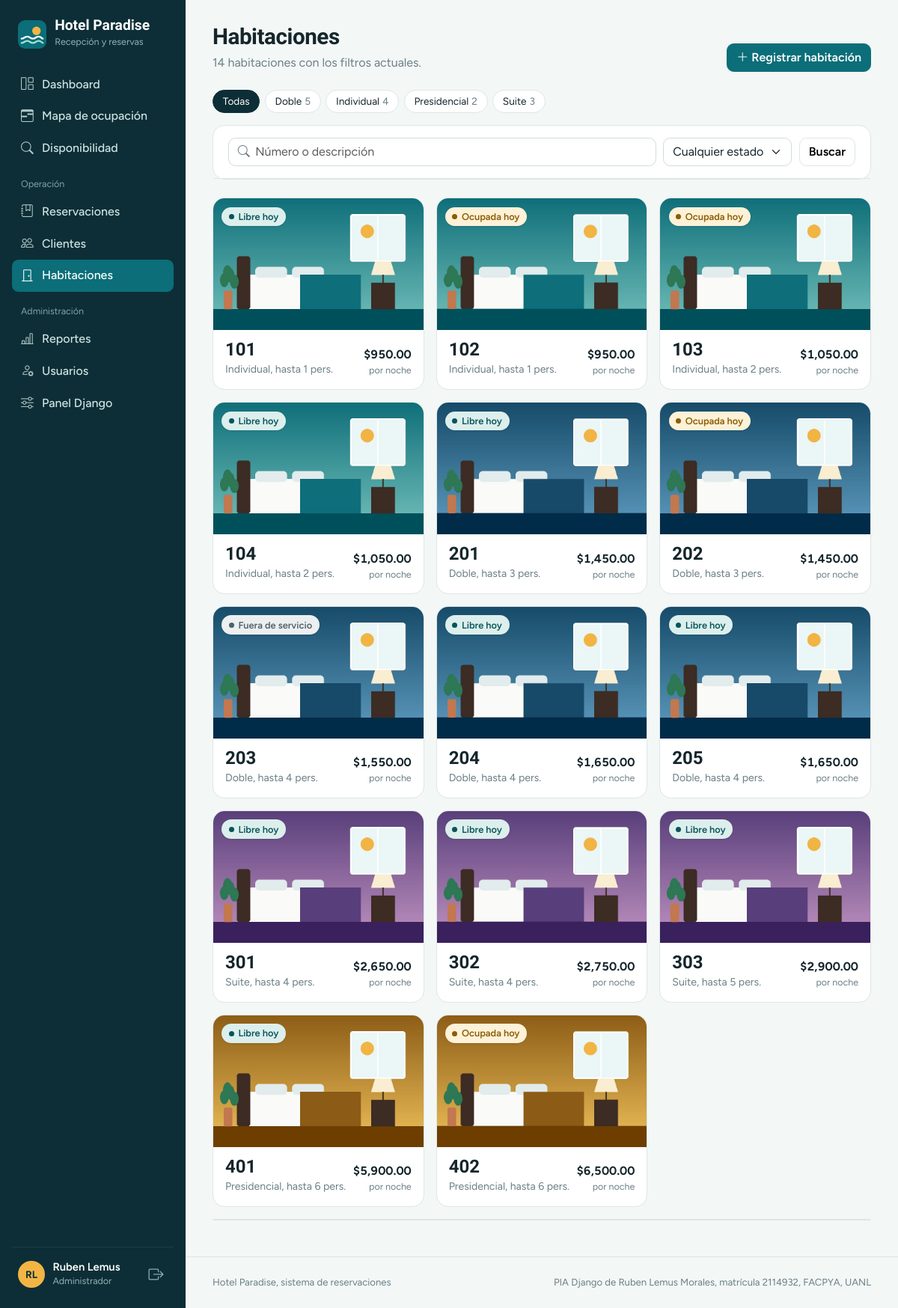
The app's page /habitaciones/ (signed in) with its own data.
### habitaciones/models.py (models this page shows, shortened)
class Habitacion(models.Model):
    class Tipo(models.TextChoices):
        INDIVIDUAL = "individual", "Individual"
        DOBLE = "doble", "Doble"
        SUITE = "suite", "Suite"
        PRESIDENCIAL = "presidencial", "Presidencial"
    numero = models.PositiveIntegerField(
        "número",
        unique=True,
        validators=[MinValueValidator(1)],
        error_messages={"unique": "Ya existe una habitación con este número."},
    )
    tipo = models.CharField(max_length=20, choices=Tipo.choices, default=Tipo.DOBLE)
    precio_noche = models.DecimalField(
        "precio por noche",
        max_digits=10,
        decimal_places=2,
        validators=[MinValueValidator(Decimal("0.01"))],
    )
    capacidad = models.PositiveSmallIntegerField(
        validators=[MinValueValidator(1), MaxValueValidator(12)],
        help_text="Número máximo de huéspedes.",
    )
    disponible = models.BooleanField(
        default=True,
        help_text="Desmárcala para sacar la habitación de servicio (mantenimiento, remodelación).",
    )
    imagen = models.ImageField(upload_to="habitaciones/", blank=True, null=True)
    descripcion = models.TextField("descripción", blank=True)
    creada = models.DateTimeField(auto_now_add=True)
    actualizada = models.DateTimeField(auto_now=True)
    class Meta:
        ordering = ["numero"]
        verbose_name = "habitación"
        verbose_name_plural = "habitaciones"
    def get_absolute_url(self):
        return reverse("habitaciones:detalle", args=[self.pk])

### habitaciones/views.py (the view, shortened to what this page needs)
# urls.py: path("", views.HabitacionListView.as_view(), name="lista"),
class HabitacionListView(LoginRequiredMixin, ListView):
    model = Habitacion
    template_name = "habitaciones/lista.html"
    context_object_name = "habitaciones"
    paginate_by = 16
    def get_queryset(self):
        qs = Habitacion.objects.all()
        self.filtro = FiltroHabitacionForm(self.request.GET or None)
        self.ocupadas = ids_ocupadas_en(date.today())
        return qs
    def get_context_data(self, **kwargs):
        ctx = super().get_context_data(**kwargs)
        ctx["filtro"] = self.filtro
        ctx["ocupadas"] = self.ocupadas
        ctx["resumen_tipos"] = (
            Habitacion.objects.values("tipo").annotate(n=Count("id")).order_by("tipo")
        )
        etiquetas = dict(Habitacion.Tipo.choices)
        for r in ctx["resumen_tipos"]:
            r["etiqueta"] = etiquetas.get(r["tipo"], r["tipo"])
        return ctx

### habitaciones/forms.py
class FiltroHabitacionForm(forms.Form):
    q = forms.CharField(required=False, label="Buscar",
                        widget=forms.TextInput(attrs={"placeholder": "Número o descripción"}))
    tipo = forms.ChoiceField(required=False, choices=[("", "Todos los tipos")] + list(Habitacion.Tipo.choices))
    estado = forms.ChoiceField(
        required=False,
        choices=[("", "Cualquier estado"), ("libre", "Libre hoy"), ("ocupada", "Ocupada hoy"),
                 ("fuera", "Fuera de servicio")],
    )

### core/context_processors.py (called while the page is built)
def proyecto(request):
    return {
        "PROYECTO": settings.PROYECTO,
        "es_admin": es_admin(request.user),
        "rol_usuario": rol_de(request.user),
    }

### core/permisos.py (called while the page is built)
def es_admin(user):
    return user.is_authenticated and (
        user.is_superuser or user.groups.filter(name=GRUPO_ADMIN).exists()
    )

def rol_de(user):
    if not user.is_authenticated:
        return ""
    if es_admin(user):
        return GRUPO_ADMIN
    return GRUPO_RECEPCION

### core/templatetags/paradise.py (called while the page is built)
@register.filter
def moneda(valor):
    try:
        valor = Decimal(valor or 0)
    except (InvalidOperation, TypeError):
        return valor
    return f"${valor:,.2f}"

@register.simple_tag(takes_context=True)
def qs(context, **kwargs):
    params = context["request"].GET.copy()
    for k, v in kwargs.items():
        if v in (None, ""):
            params.pop(k, None)
        else:
            params[k] = v
    return params.urlencode()

### reservaciones/models.py (called while the page is built)
    def activas(self):
        return self.filter(estado__in=Reservacion.ESTADOS_ACTIVOS)

    def en_fecha(self, dia):
        return self.activas().filter(fecha_entrada__lte=dia, fecha_salida__gt=dia)

### reservaciones/servicios.py (called while the page is built)
def ids_ocupadas_en(dia):
    return set(Reservacion.objects.en_fecha(dia).values_list("habitacion_id", flat=True))

### templates/habitaciones/lista.html (shortened to what this page needs)
{% extends "base.html" %}
{% load paradise %}
{% block content %}
<div class="page-head">
  <div>
    <h1 class="mb-0">Habitaciones</h1>
    <p>{{ paginator.count }} habitaci{{ paginator.count|pluralize:"ón,ones" }} con los filtros actuales.</p>
  </div>
  {% if es_admin %}<a class="btn btn-primary" href="{% url 'habitaciones:crear' %}"><i class="bi bi-plus-lg me-1"></i>Registrar habitación</a>{% endif %}
</div>
<div class="chips mb-3" aria-label="Filtrar por tipo">
  <a class="chip {% if not request.GET.tipo %}activo{% endif %}" href="?{% qs tipo='' page='' %}">Todas</a>
  {% for t in resumen_tipos %}
  <a class="chip {% if request.GET.tipo == t.tipo %}activo{% endif %}" href="?{% qs tipo=t.tipo page='' %}">{{ t.etiqueta }}<span class="n">{{ t.n }}</span></a>
  {% endfor %}
</div>
<div class="panel mb-4">
  <form class="filtros" method="get" data-autoenvio>
    <div class="buscar"><i class="bi bi-search"></i>
      <input class="form-control" type="search" name="q" value="{{ request.GET.q }}" placeholder="Número o descripción" aria-label="Buscar habitación">
    </div>
    <select class="form-select" name="estado" aria-label="Estado">
      {% for v, l in filtro.fields.estado.choices %}<option value="{{ v }}" {% if request.GET.estado == v %}selected{% endif %}>{{ l }}</option>{% endfor %}
    </select>
    <button class="btn btn-light" type="submit">Buscar</button>
  </form>
</div>
{% if habitaciones %}
<div class="hab-grid">
  {% for h in habitaciones %}
  <a class="hab-card" href="{{ h.get_absolute_url }}">
    <div class="hab-foto" {% if h.imagen %}style="background-image:url('{{ h.imagen.url }}')"{% endif %}>
      {% if not h.disponible %}<span class="estado estado-fuera">Fuera de servicio</span>
      {% elif h.pk in ocupadas %}<span class="estado estado-ocupada">Ocupada hoy</span>
      {% else %}<span class="estado estado-libre">Libre hoy</span>{% endif %}
    </div>
    <div class="hab-info">
      <div>
        <div class="hab-num">{{ h.numero }}</div>
        <div class="hab-tipo">{{ h.get_tipo_display }}, hasta {{ h.capacidad }} pers.</div>
      </div>
      <div class="hab-precio">{{ h.precio_noche|moneda }}<small>por noche</small></div>
    </div>
  </a>
  {% endfor %}
</div>
<div class="panel mt-3">{% include "includes/paginacion.html" %}</div>
{% else %}
<div class="panel vacio"><i class="bi bi-door-closed"></i>
  <p class="mb-2">Ninguna habitación coincide con la búsqueda.</p>
  <a href="{% url 'habitaciones:lista' %}">Ver todas las habitaciones</a>
</div>
{% endif %}
{% endblock %}

### templates/base.html (shortened to what this page needs)
{% load static %}<!doctype html>
<html lang="es">
<head>
  <link href="https://cdn.jsdelivr.net/npm/bootstrap@5.3.3/dist/css/bootstrap.min.css" rel="stylesheet">
  <link href="https://cdn.jsdelivr.net/npm/bootstrap-icons@1.11.3/font/bootstrap-icons.min.css" rel="stylesheet">
  <link href="{% static 'css/paradise.css' %}" rel="stylesheet">
</head>
<body>
{% with url=request.resolver_match.view_name %}
  <aside class="app-sidebar offcanvas-lg offcanvas-start" tabindex="-1" id="sidebar" aria-label="Menú principal">
    <div class="offcanvas-body">
      <a class="brand" href="{% url 'core:dashboard' %}">
        <span><span class="brand-name d-block">{{ PROYECTO.nombre }}</span><span class="brand-sub">Recepción y reservas</span></span>
      </a>
      <nav class="app-nav nav flex-column">
        <a class="nav-link {% if url == 'core:dashboard' %}active{% endif %}" href="{% url 'core:dashboard' %}"><i class="bi bi-grid-1x2"></i>Dashboard</a>
        <a class="nav-link {% if url == 'reservaciones:ocupacion' %}active{% endif %}" href="{% url 'reservaciones:ocupacion' %}"><i class="bi bi-calendar3-range"></i>Mapa de ocupación</a>
        <a class="nav-link {% if url == 'reservaciones:disponibilidad' %}active{% endif %}" href="{% url 'reservaciones:disponibilidad' %}"><i class="bi bi-search"></i>Disponibilidad</a>
        <div class="nav-grupo">Operación</div>
        <a class="nav-link " href="{% url 'reservaciones:lista' %}"><i class="bi bi-journal-bookmark"></i>Reservaciones</a>
        <a class="nav-link {% if 'clientes:' in url %}active{% endif %}" href="{% url 'clientes:lista' %}"><i class="bi bi-people"></i>Clientes</a>
        <a class="nav-link {% if 'habitaciones:' in url %}active{% endif %}" href="{% url 'habitaciones:lista' %}"><i class="bi bi-door-closed"></i>Habitaciones</a>
        {% if es_admin %}
        <div class="nav-grupo">Administración</div>
        <a class="nav-link {% if url == 'core:reportes' %}active{% endif %}" href="{% url 'core:reportes' %}"><i class="bi bi-bar-chart-line"></i>Reportes</a>
        <a class="nav-link {% if 'core:usuario' in url %}active{% endif %}" href="{% url 'core:usuarios' %}"><i class="bi bi-person-gear"></i>Usuarios</a>
        <a class="nav-link" href="{% url 'admin:index' %}"><i class="bi bi-sliders"></i>Panel Django</a>
        {% endif %}
      </nav>
      <div class="sidebar-user">
        <span class="avatar">{{ user.first_name|default:user.username|slice:":1"|upper }}{{ user.last_name|slice:":1"|upper }}</span>
        <div class="flex-grow-1 overflow-hidden">
          <div class="nombre text-truncate">{{ user.get_full_name|default:user.username }}</div>
          <div class="rol">{{ rol_usuario }}</div>
        </div>
        <form method="post" action="{% url 'logout' %}">{% csrf_token %}
          <button class="btn-salir" type="submit" title="Cerrar sesión" aria-label="Cerrar sesión"><i class="bi bi-box-arrow-right fs-5"></i></button>
        </form>
      </div>
    </div>
  </aside>
{% endwith %}
  <div class="app-main">
    <main class="app-content">
      {% block content %}{% endblock %}
    </main>
    <footer class="app-footer d-flex flex-wrap justify-content-between gap-2">
      <span>{{ PROYECTO.nombre }}, sistema de reservaciones</span>
      <span>{{ PROYECTO.materia }} de {{ PROYECTO.autor }}, matrícula {{ PROYECTO.matricula }}, {{ PROYECTO.facultad }}</span>
    </footer>
  </div>
  <div class="toast-container position-fixed bottom-0 end-0 p-3" aria-live="polite">
  </div>
</body>
</html>

### templates/includes/paginacion.html (shortened to what this page needs)
{% load paradise %}

### records on screen
Habitacion: imagen (picture), disponible "Libre hoy", numero "101", tipo "Individual", capacidad "1", precio_noche|moneda "$950.00"
Habitacion: imagen (picture), disponible "Ocupada hoy", numero "102", tipo "Individual", capacidad "1", precio_noche|moneda "$950.00"
Habitacion: imagen (picture), disponible "Ocupada hoy", numero "103", tipo "Individual", capacidad "2", precio_noche|moneda "$1,050.00"
Habitacion: imagen (picture), disponible "Libre hoy", numero "104", tipo "Individual", capacidad "2", precio_noche|moneda "$1,050.00"
Habitacion: imagen (picture), disponible "Libre hoy", numero "201", tipo "Doble", capacidad "3", precio_noche|moneda "$1,450.00"
Habitacion: imagen (picture), disponible "Ocupada hoy", numero "202", tipo "Doble", capacidad "3", precio_noche|moneda "$1,450.00"
Habitacion: imagen (picture), disponible "Fuera de servicio", numero "203", tipo "Doble", capacidad "4", precio_noche|moneda "$1,550.00"
Habitacion: imagen (picture), disponible "Libre hoy", numero "204", tipo "Doble", capacidad "4", precio_noche|moneda "$1,650.00"
Habitacion: imagen (picture), disponible "Libre hoy", numero "205", tipo "Doble", capacidad "4", precio_noche|moneda "$1,650.00"
Habitacion: imagen (picture), disponible "Libre hoy", numero "301", tipo "Suite", capacidad "4", precio_noche|moneda "$2,650.00"
Habitacion: imagen (picture), disponible "Libre hoy", numero "302", tipo "Suite", capacidad "4", precio_noche|moneda "$2,750.00"
Habitacion: imagen (picture), disponible "Libre hoy", numero "303", tipo "Suite", capacidad "5", precio_noche|moneda "$2,900.00"
Habitacion: imagen (picture), disponible "Libre hoy", numero "401", tipo "Presidencial", capacidad "6", precio_noche|moneda "$5,900.00"
Habitacion: imagen (picture), disponible "Ocupada hoy", numero "402", tipo "Presidencial", capacidad "6", precio_noche|moneda "$6,500.00"

### other values on screen
{{ PROYECTO.nombre }} "Hotel Paradise"
{{ user.first_name|default:user.username|slice:":1"|upper }} "R"
{{ user.last_name|slice:":1"|upper }} "L"
{{ user.get_full_name|default:user.username }} "Ruben Lemus"
{{ rol_usuario }} "Administrador"
{{ paginator.count }} "14"
{{ t.etiqueta }} "Doble" "Individual" "Presidencial" "Suite"
{{ t.n }} "5" "4" "2" "3"
{{ PROYECTO.materia }} "PIA Django"
{{ PROYECTO.autor }} "Ruben Lemus Morales"
{{ PROYECTO.matricula }} "2114932"
{{ PROYECTO.facultad }} "FACPYA, UANL"
form field estado "Cualquier estado"
